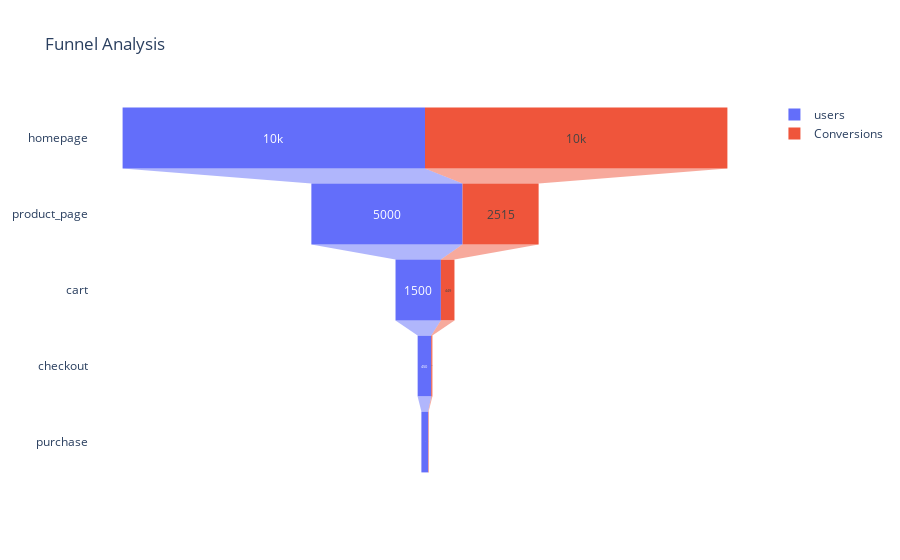

Source (notebook cell):
### Code cell
import plotly.graph_objects as go
import plotly.io as pio 
pio.templates.default = "plotly_white"

fig = go.Figure(go.Funnel(
    y = funnel_data['stage'],
    x = funnel_data['users'],
    textposition = 'inside',
    textinfo = 'value',
    name = 'users'
))

fig.add_trace(go.Funnel(
    y=funnel_data['stage'],
    x=funnel_data['conversions'],
    textposition='inside',
    textinfo='value',
    name='Conversions'
))

fig.update_layout(
    title='Funnel Analysis',
    funnelmode='stack'
)

fig.show()

### Figure 1 — Plotly figure (JSON) as saved in the notebook; plotly's stock layout.template omitted (floating-point values rounded to 4 significant figures)
{"data": [{"name": "users", "textinfo": "value", "textposition": "inside", "type": "funnel", "x": [10000, 5000, 1500, 450, 225], "y": ["homepage", "product_page", "cart", "checkout", "purchase"]}, {"name": "Conversions", "textinfo": "value", "textposition": "inside", "type": "funnel", "x": [10000, 2515, 449, 36, 14], "y": ["homepage", "product_page", "cart", "checkout", "purchase"]}], "layout": {"funnelmode": "stack", "title": {"text": "Funnel Analysis"}}}
